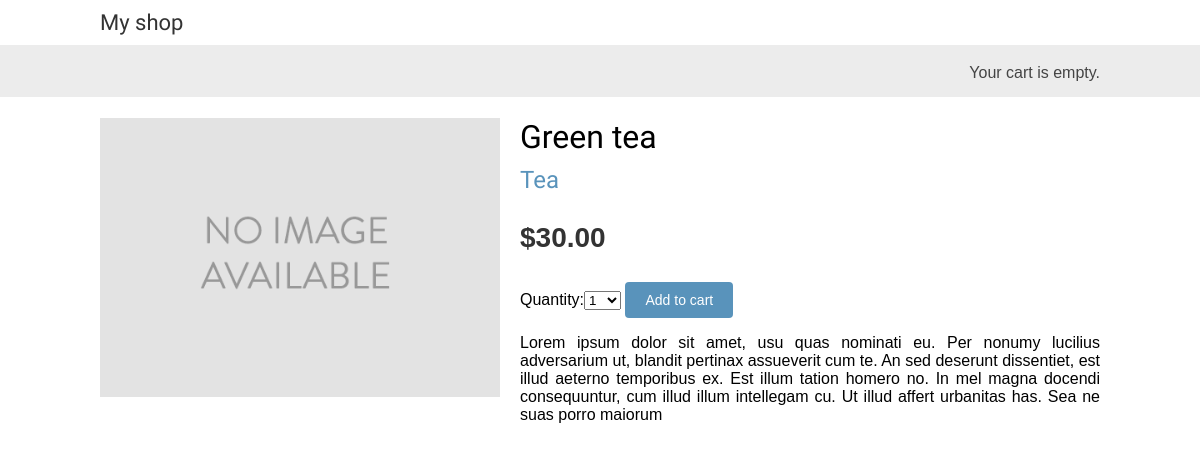
Page /1/green-tea/ on the committed database.
### shop/models.py (models this page shows, shortened)
class Product(models.Model):
	category = models.ForeignKey(Category,
								related_name='products')
	name = models.CharField(max_length=200, db_index=True)
	slug = models.SlugField(max_length=200, db_index=True)
	image = models.ImageField(upload_to='products/%Y/%m/%d',
							blank=True)
	description = models.TextField(blank=True)
	price = models.DecimalField(max_digits=10, decimal_places=2)
	stock = models.PositiveIntegerField()
	available = models.BooleanField(default=True)
	created = models.DateTimeField(auto_now_add=True)
	updated = models.DateTimeField(auto_now=True)
	class Meta:
		ordering = ('name',)
		index_together = (('id', 'slug'),)

class Category(models.Model):
	name = models.CharField(max_length=200,
							db_index=True)
	slug = models.SlugField(max_length=200,
							db_index=True,
							unique=True)
	class Meta:
		ordering = ('name',)
		verbose_name = 'category'
		verbose_name_plural = 'categories'
	def __str__(self):
		return self.name
	def get_absolute_url(self):
		return reverse('shop:product_list_by_category',
						args=[self.slug])

### shop/views.py (the view)
def product_detail(request, id, slug):
    product = get_object_or_404(Product,id=id,
                                        slug=slug,
                                        available=True)
    cart_product_form = CartAddProductForm()
    return render(request,
                'shop/product/detail.html',
                {'product': product,
                'cart_product_form': cart_product_form})

### cart/forms.py
class CartAddProductForm(forms.Form):
    quantity = forms.TypedChoiceField(
                            choices=PRODUCT_QUANTITY_CHOICES,
                            coerce=int)
    update = forms.BooleanField(required=False,
                                initial=False,
                                widget=forms.HiddenInput)

### cart/cart.py (called while the page is built)
    def __len__(self):
        return sum(item['quantity'] for item in self.cart.values())

### cart/context_processors.py (called while the page is built)
def cart(request):
    return {'cart': Cart(request)}

### shop/templates/shop/product/detail.html (shortened to what this page needs)
{% extends "shop/base.html" %}
{% load static %}
{% block content %}
	<div class="product-detail">
		<img src="{% if product.image %}{{ product.image.url }}{% else %}
				  {% static "img/no_image.png" %}{% endif %}">
		<h1>{{ product.name }}</h1>
		<h2><a href="{{ product.category.get_absolute_url }}">{{ product.category }}</a></h2>
		<p class="price">${{ product.price }}</p>
                <form action="{% url "cart:cart_add" product.id %}" method="post">
                  {{ cart_product_form }}
                  <input type="submit" value="Add to cart">
                </form>
		{{ product.description|linebreaks }}
	</div>
{% endblock %}

### shop/static/css/base.css (style rules this page uses)
body { margin:0; padding:0; font-family:helvetica, sans-serif; }
h1, h2, h3, h4, h5 , h6 { font-family: 'Ubuntu', sans-serif; font-weight:normal; }
a { text-decoration:none; color:#5993bb; }
a.button, input[type="submit"] { color:#fff; background:#5993bb; border-radius:4px; padding:10px 20px; font-size:14px; border:0; }
.product-detail { text-align:justify; }
.product-detail .price { color:#333; font-size:28px; font-weight:bold; }
.product-detail img { width:40%; float:left; padding:0 20px 20px 0; }
.product-detail h1 { margin-bottom:0; }
.product-detail h2 { margin-top:10px; }

### rows in the picture
Product: name "Green tea", category "Tea", price "30.00", description "Lorem ipsum dolor sit amet, usu quas nominati eu. Per nonumy lucilius adversarium ut, blandit pertinax assueverit cum te. An sed deserunt dissentiet, est illud aeterno temporibus ex. Est illum tation homero no. In mel magna docendi consequuntur, cum illud illum intellegam cu. Ut illud affert urbanitas has. Sea ne suas porro maiorum"
